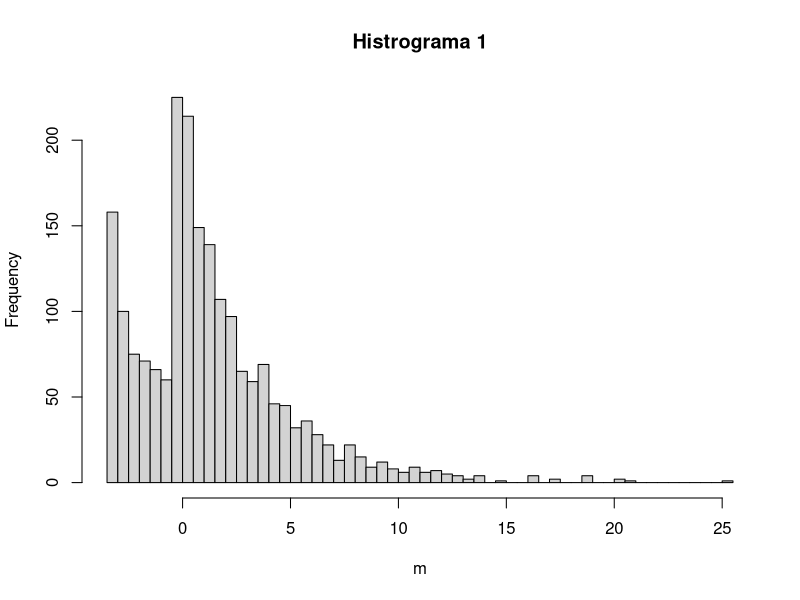
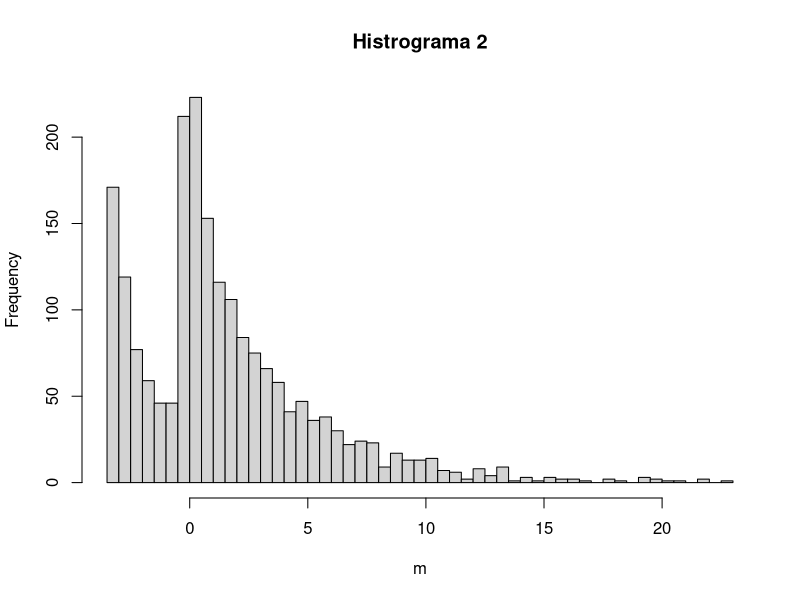
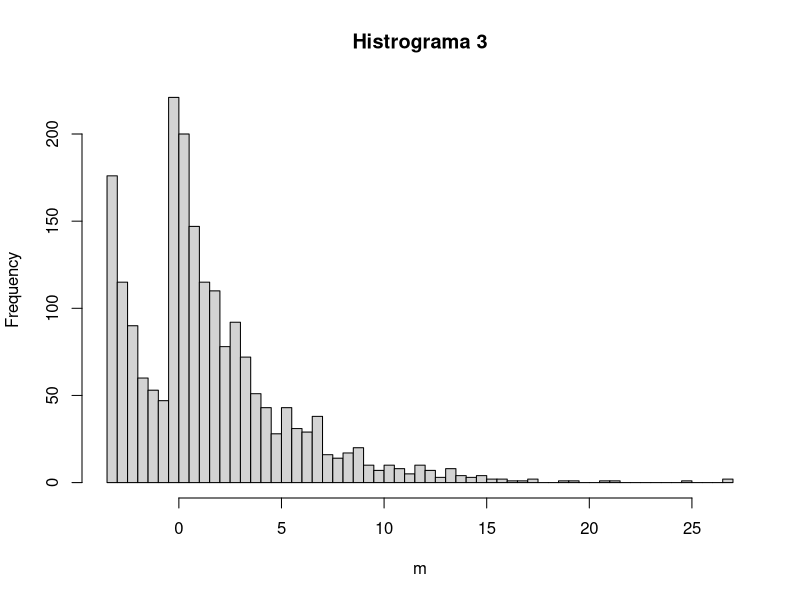
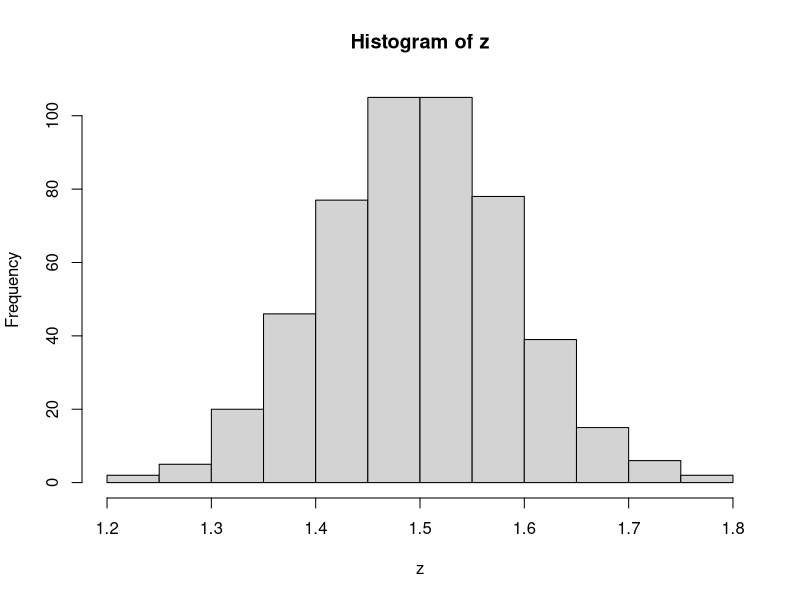

Write the R code that produced these figures, in order.
library(semTools) # Pacote para criar uma distribuição não normal (enviesada)

# Inicializa vetor
z = rep(0, 500)

# Gera amostras
for (i in 1:500){
  m = mvrnonnorm(1000, c(1,2), matrix(c(10, 2, 2, 5), 2, 2),
                 skewness = c(5,2), kurtosis = c(3, 3))
  # Grava a média da amostra
  z[i] = mean(m)
  
  # Imprime as 3 primeiras
  if (i<4){
    hist(m, breaks = 50, main = paste0("Histrograma ", i))
  }
}

# Imprime a distribuição da média das amostras
# Se é válido o Teorema Central do Limite, deve 
# ser uma distribuição normal

hist(z)
